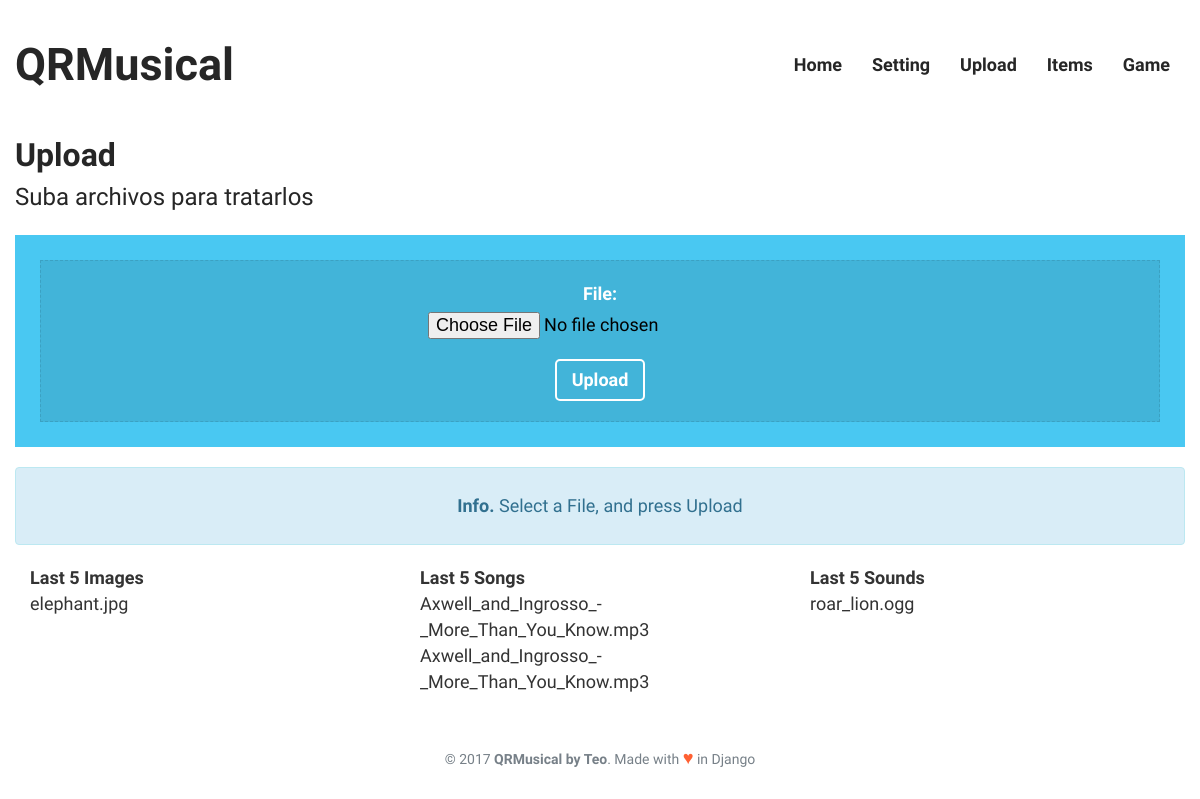
Before: /upload/ with the older database file.
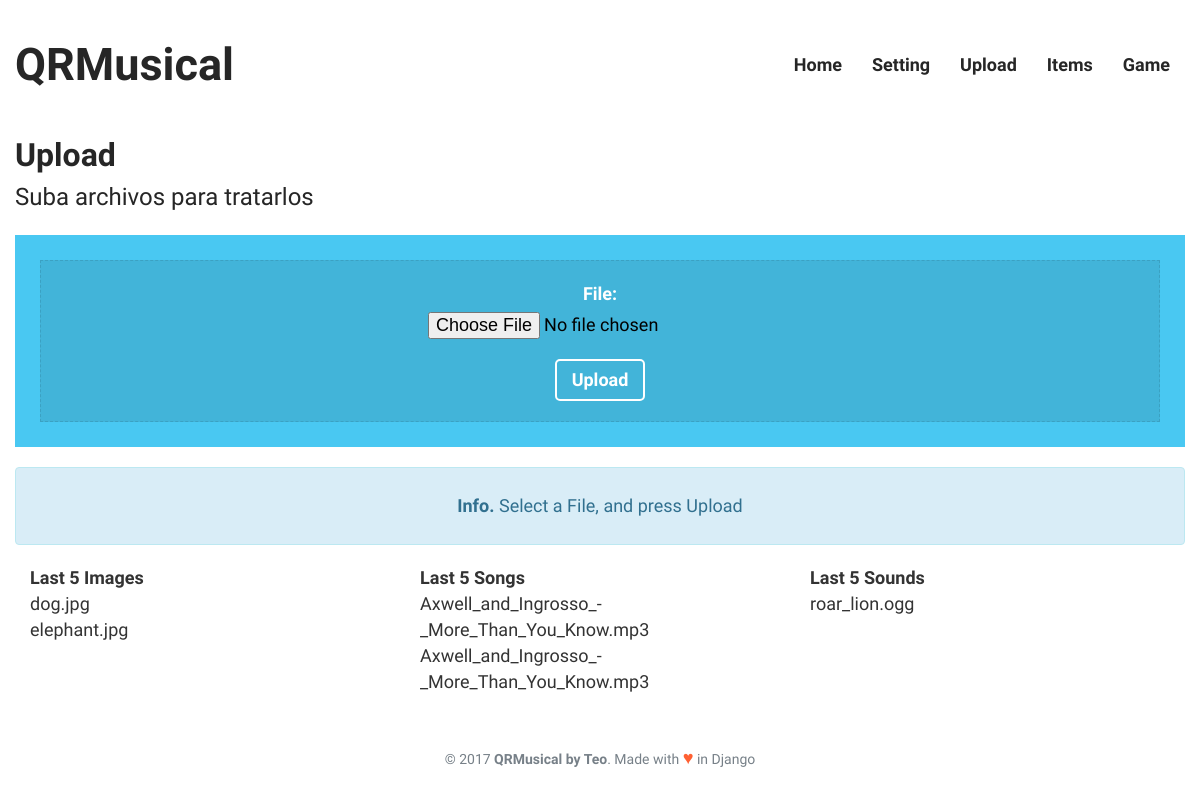
After: the same page with the newer database file.
### appQRMusical/models.py (models this page shows)
class File(models.Model):
    FILE_TYPES = (
        ('mp3', 'Song'),
        ('ogg', 'Sound'),
        ('jpg', 'Image'),
    )
    id = models.AutoField(primary_key=True)
    file = models.FileField(upload_to=directory_to_upload)
    filename = models.CharField(max_length=128, blank=True, null=True)
    filetype = models.CharField(max_length=3, choices=FILE_TYPES, blank=True)
    upload_date = models.DateTimeField(auto_now_add=True)
    def __str__(self):
        return self.filename

### appQRMusical/views.py (the view)
# urls.py: url(r'^upload/$', views.upload, name ='upload'),
def upload(request):
	context = last_items(request, 5)
	context['message'] = "Select a File, and press Upload"
	context['alert'] = "alert-info"
	if request.method == 'POST':
		context['form'] = FileForm(request.POST, request.FILES)
		if context['form'].is_valid():
			file_up = File()
			file_up.file = request.FILES['file']
			file_up.filename = request.FILES['file'].name
			name, ext = file_up.filename.rsplit('.', 1)
			file_up.filetype = ext
			file_up.save()
			context['message'] = "File \"%s\" upload success" % (file_up)
			context['alert'] = "alert-success"
	else:
		context['form'] = FileForm()
	return render(request, 'upload.html', context)

### appQRMusical/forms.py
class FileForm(forms.ModelForm):
    class Meta:
        model = File
        fields = ('file', )

### appQRMusical/templatetags/zbar_extras.py (called while the page is built)
@register.simple_tag
def stop_cam():
	print("Stop Cam")
	if global_vars.zbar_status != None:
		os.system("ps -A | grep zbar| awk '{print $1}' | xargs kill -9 $1")
		global_vars.zbar_status = None
		global_vars.message = 'Get close QR code to cam'
		global_vars.cam = 1

### appQRMusical/views.py (called while the page is built)
def last_items(request, number_objects):
	return {
		'images_list'	: File.objects.order_by('-upload_date').filter(filetype="jpg")[:number_objects],
		'songs_list'	: File.objects.order_by('-upload_date').filter(filetype="mp3")[:number_objects],
		'sounds_list'	: File.objects.order_by('-upload_date').filter(filetype="ogg")[:number_objects],
	}

### appQRMusical/templates/upload.html (shortened to what this page needs)
{% extends "common_template.html" %}
{% block activate_upload %} class="active" {% endblock %}
{% block content %}
<div class="container">
    <div class="row">
        <h1>Upload</h1>
        <h2>Suba archivos para tratarlos</h2>
		<div class="col-sm-12 QRM_box QRM_blue">
			<div class="QRM_box_in">
				<form method="post" enctype="multipart/form-data">
					<center>{{ form.as_p }}</center>
					<button type="submit" class="QRM_btn">Upload</button>
				</form>
			</div>
		</div>
		<div class="col-sm-12 QRM_box alert {{ alert }}">
			<p>
				<strong>
					{% if alert == 'alert-info' %}
						Info.
					{% elif alert == 'alert-success' %}
						Succes!.
					{% endif %}
				</strong>
				{{ message }}
			</p>
		</div>
	</div>
</div>
<div>
	{% include "last_items.html" with images_list=images_list %}
</div>
{% endblock content %}

### appQRMusical/templates/last_items.html
<div class="container">
    <div class="row">
		<div class="col-sm-4">
			<h5>Last 5 Images</h5>
			{% for img in images_list %}
				<a href="{% url 'item_detail' img.pk %}">
					<p>{{ img }}</p>
				</a>
			{% endfor %}
		</div>
		<div class="col-sm-4">
			<h5>Last 5 Songs</h5>
			{% for son in songs_list %}
				<a href="{% url 'item_detail' son.pk %}">
					<p>{{ son }}</p>
				</a>
			{% endfor %}
		</div>
		<div class="col-sm-4">
			<h5>Last 5 Sounds</h5>
			{% for sou in sounds_list %}
				<a href="{% url 'item_detail' sou.pk %}">
					<p>{{ sou }}</p>
				</a>
			{% endfor %}
		</div>
	</div>
</div>

Changed rows visible on the page:
added File: filename "dog.jpg", shown under "Last 5 Images"
